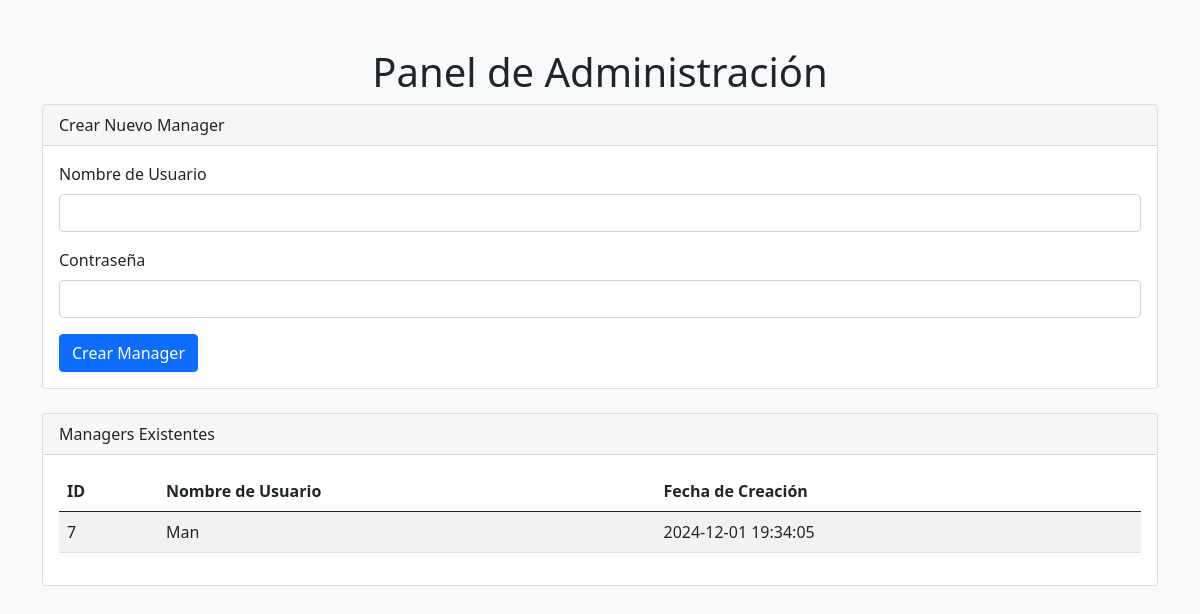
/admin_dashboard.php (signed in), run on the app's committed database.
### tables this page shows
CREATE TABLE `users` (
  `user_id` int(11) NOT NULL,
  `username` varchar(50) NOT NULL,
  `password` varchar(255) NOT NULL,
  `role` enum('admin','client','manager') NOT NULL,
  `created_at` timestamp NOT NULL DEFAULT current_timestamp()
);

### admin_dashboard.php (the view, shortened to what this page needs)
<?php
$host = 'localhost';
$db = 'u347774250_gym';
$user = 'root';
$password = '';
try {
    $pdo = new PDO("mysql:host=$host;dbname=$db;charset=utf8mb4", $user, $password);
    $pdo->setAttribute(PDO::ATTR_ERRMODE, PDO::ERRMODE_EXCEPTION);
    $stmt = $pdo->query('SELECT user_id, username, created_at FROM users WHERE role = "manager"');
    $managers = $stmt->fetchAll(PDO::FETCH_ASSOC);
} catch (PDOException $e) {
    die('Error de conexión: ' . $e->getMessage());
}
?>
<!DOCTYPE html>
<html lang="es">
<head>
    <link href="https://cdn.jsdelivr.net/npm/bootstrap@5.0.2/dist/css/bootstrap.min.css" rel="stylesheet">
</head>
<body class="bg-light">
    <div class="container mt-5">
        <h1 class="text-center">Panel de Administración</h1>
        <div class="card mb-4">
            <div class="card-header">Crear Nuevo Manager</div>
            <div class="card-body">
                <form action="admin_dashboard.php" method="POST">
                    <div class="mb-3">
                        <label for="username" class="form-label">Nombre de Usuario</label>
                        <input type="text" class="form-control" id="username" name="username" required>
                    </div>
                    <div class="mb-3">
                        <label for="password" class="form-label">Contraseña</label>
                        <input type="password" class="form-control" id="password" name="password" required>
                    </div>
                    <button type="submit" class="btn btn-primary">Crear Manager</button>
                </form>
            </div>
        </div>
        <div class="card">
            <div class="card-header">Managers Existentes</div>
            <div class="card-body">
                <table class="table table-striped">
                    <thead>
                        <tr>
                            <th>ID</th>
                            <th>Nombre de Usuario</th>
                            <th>Fecha de Creación</th>
                        </tr>
                    </thead>
                    <tbody>
                        <?php foreach ($managers as $manager): ?>
                            <tr>
                                <td><?php echo $manager['user_id']; ?></td>
                                <td><?php echo $manager['username']; ?></td>
                                <td><?php echo $manager['created_at']; ?></td>
                            </tr>
                        <?php endforeach; ?>
                    </tbody>
                </table>
            </div>
        </div>
    </div>
</body>
</html>

### data on the page
users: user_id "7", username "Man", created_at "2024-12-01 19:34:05"
